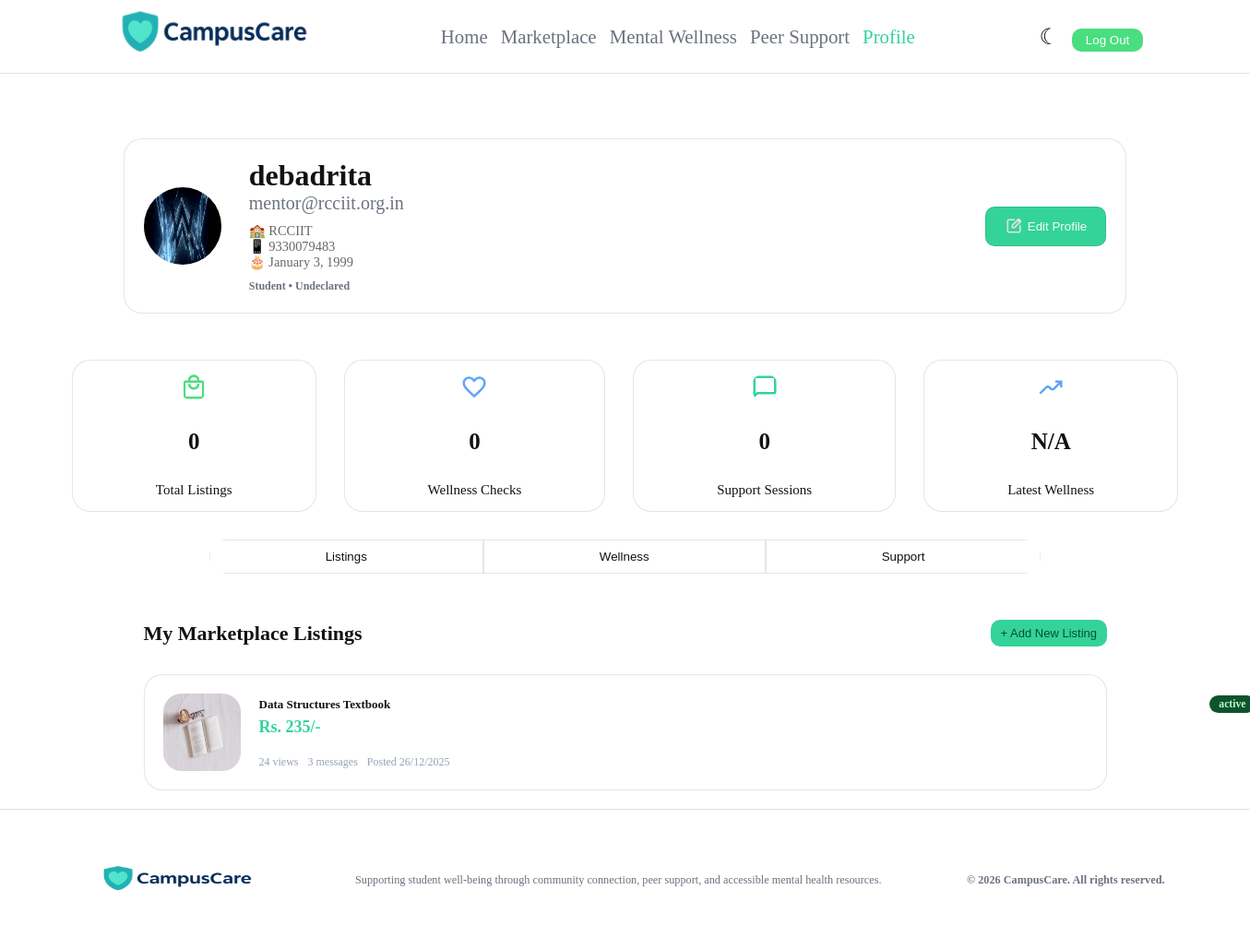
The app's page /profile.php (signed in) with its own data.
### tables this page shows
CREATE TABLE `signup_details` (
  `id` int(11) NOT NULL,
  `name` varchar(100) NOT NULL DEFAULT 'User',
  `email` varchar(25) NOT NULL,
  `password` varchar(255) NOT NULL,
  `major` varchar(100) NOT NULL DEFAULT 'Undeclared',
  `dob` date NOT NULL,
  `gender` varchar(20) NOT NULL,
  `phone` varchar(20) NOT NULL,
  `college` varchar(255) NOT NULL,
  `profile_pic` varchar(255) DEFAULT 'db.png',
  `joined_date` timestamp NOT NULL DEFAULT current_timestamp(),
  `created_at` timestamp NOT NULL DEFAULT current_timestamp(),
  `role` enum('student','mentor','admin') NOT NULL,
  `last_login` timestamp NULL DEFAULT NULL,
  `status` enum('pending','active','rejected') NOT NULL DEFAULT 'active',
  `mentor_id` int(11) DEFAULT NULL
);

### profile.php (the view, shortened to what this page needs)
<?php
try {
    $pdo = new PDO('mysql:host=127.0.0.1;dbname=campuscare;charset=utf8mb4', 'root', '');
    $pdo->setAttribute(PDO::ATTR_ERRMODE, PDO::ERRMODE_EXCEPTION);
    $stmt = $pdo->prepare('SELECT * FROM signup_details
     WHERE id = ?');
    $stmt->execute([$_SESSION['user_id']]);
    $user_data = $stmt->fetch(PDO::FETCH_ASSOC);
    $joined_date = date('n/j/Y', strtotime($user_data['joined_date'] ?? 'now'));
    $display_data = [
        'name' => $user_data['name'] ?? 'User',
        'email' => $user_data['email'],
        'year' => $user_data['year'] ?? 'Student',
        'major' => $user_data['major'] ?? 'Undeclared',
        'joined_date' => $joined_date,
        'profile_pic' => $user_data['profile_pic'] ?? 'dp.png',
        'college' => $user_data['college'] ?? 'University',
        'phone' => $user_data['phone'] ?? '',
        'gender' => $user_data['gender'] ?? '',
        'dob' => $user_data['dob'] ?? ''
    ];
    $stats = [
        'listings' => 0,
        'wellness_checks' => 0,
        'support_sessions' => 0,
        'latest_wellness' => 'N/A'
    ];
    $listings_stmt = $pdo->prepare('SELECT COUNT(*) as count FROM marketplace WHERE user_id = ?');
    $listings_stmt->execute([$_SESSION['user_id']]);
    $listings_count = $listings_stmt->fetch(PDO::FETCH_ASSOC);
    $stats['listings'] = $listings_count['count'] ?? 0;
    $listings_stmt = $pdo->prepare('SELECT * FROM marketplace WHERE user_id = ? ORDER BY posted_date DESC LIMIT 5');
    $listings_stmt->execute([$_SESSION['user_id']]);
    $user_listings = $listings_stmt->fetchAll(PDO::FETCH_ASSOC);
    if (empty($user_listings)) {
        $listings = [
            [
                'id' => 1,
                'image' => 'dsaBook.png',
                'title' => 'Data Structures Textbook',
                'price' => 'Rs. 235/-',
                'status' => 'active',
                'status_bg' => 'oklch(.393 .095 152.535)',
                'status_color' => 'oklch(.925 .084 155.995)',
                'views' => '24 views',
                'messages' => '3 messages',
                'posted_date' => date('d/m/Y', strtotime('-10 days'))
            ]
        ];
    }
} catch (PDOException $e) {
    die("Database connection failed: " . $e->getMessage());
}
$active_tab = isset($_GET['tab']) ? $_GET['tab'] : 'tab1';
?>
<!DOCTYPE html>
<html lang="en">
<head>
    <link rel="stylesheet" href="styleProfile.css">
</head>
<body>
    <header>
        <div class="logo">
            <img src="logo.png" alt="CampusCare Logo">
        </div>
        <nav class="nav">
            <a href="Home.php">Home</a>
            <a href="marketplace.php">Marketplace</a>
            <a href="wellness.php">Mental Wellness</a>
            <a href="#">Peer Support</a>
            <a href="profile.php" class="active">Profile</a>
        </nav>
        <div class="btns1">
            <button class="toggle-btn" id="theme" onclick="toggleTheme()">
                <span id="moonIcon">☾</span>
            </button>
            <a href="logout.php">
                <button id="sign_in">Log Out</button>
            </a>
        </div>
    </header>
    <div class="info">
        <img src="uploads/alan.jpg" alt="Profile picture">
        <div class="part">
            <div class="vrPart">
                <h1><?php echo htmlspecialchars($display_data['name']); ?></h1>
                <a href="mailto:<?php echo htmlspecialchars($display_data['email']); ?>">
                    <?php echo htmlspecialchars($display_data['email']); ?>
                </a>
                <div class="additional-info">
                    <?php if (!empty($display_data['college'])): ?>
                        <p>🏫 <?php echo htmlspecialchars($display_data['college']); ?></p>
                    <?php endif; ?>
                    <?php if (!empty($display_data['phone'])): ?>
                        <p>📱 <?php echo htmlspecialchars($display_data['phone']); ?></p>
                    <?php endif; ?>
                    <?php if (!empty($display_data['dob'])): ?>
                        <p>🎂 <?php echo date('F j, Y', strtotime($display_data['dob'])); ?></p>
                    <?php endif; ?>
                </div>
            </div>
            <div class="hrPart">
                <h2><?php echo htmlspecialchars($display_data['year']); ?> • <?php echo htmlspecialchars($display_data['major']); ?></h2>
            </div>
        </div>
        <div class="btn">
            <button onclick="window.location.href='edit_profile.php'" style="display: flex; justify-content: center; align-items: center; gap: 5px;">
                <img src="edit.png" style="width: 20px; height: 20px;" alt="Edit">Edit Profile
            </button>
        </div>
    </div>
    <div class="card_container">
        <div class="card">
            <img src="shopping_bag.png" alt="Listings">
            <h4><?php echo htmlspecialchars($stats['listings']); ?></h4>
            <p>Total Listings</p>
        </div>
        <div class="card">
            <img src="heart.png" alt="Wellness">
            <h4><?php echo htmlspecialchars($stats['wellness_checks']); ?></h4>
            <p>Wellness Checks</p>
        </div>
        <div class="card">
            <img src="chat.png" alt="Support">
            <h4><?php echo htmlspecialchars($stats['support_sessions']); ?></h4>
            <p>Support Sessions</p>
        </div>
        <div class="card">
            <img src="progress.png" alt="Progress">
            <h4><?php echo htmlspecialchars($stats['latest_wellness']); ?></h4>
            <p>Latest Wellness</p>
        </div>
    </div>
    <div class="tab-buttons">
        <button onclick="showTab('tab1')" class="<?php echo $active_tab === 'tab1' ? 'active' : ''; ?>">Listings</button>
        <button onclick="showTab('tab2')" class="<?php echo $active_tab === 'tab2' ? 'active' : ''; ?>">Wellness</button>
        <button onclick="showTab('tab3')" class="<?php echo $active_tab === 'tab3' ? 'active' : ''; ?>">Support</button>
    </div>
    <div class="tab-content <?php echo $active_tab === 'tab1' ? 'active' : ''; ?>" id="tab1">
        <div class="upper">
            <h1>My Marketplace Listings</h1>
            <button onclick="window.location.href='marketplace.php?action=add'">+ Add New Listing</button>
        </div>
        <div class="parts">
            <?php if (empty($listings)): ?>
                <p style="text-align: center; color: #666; padding: 40px;">No listings yet. <a href="marketplace.php?action=add">Add your first item!</a></p>
            <?php else: ?>
                <?php foreach($listings as $listing): ?>
                <div class="listCard">
                    <img src="<?php echo htmlspecialchars($listing['image']); ?>" alt="<?php echo htmlspecialchars($listing['title']); ?>">
                    <div class="vr">
                        <div class="hr1">
                            <h2><?php echo htmlspecialchars($listing['title']); ?></h2>
                            <div class="text" style="background: <?php echo $listing['status_bg']; ?>; color: <?php echo $listing['status_color']; ?>;">
                                <h3><?php echo htmlspecialchars($listing['status']); ?></h3>
                            </div>
                        </div>
                        <h4><?php echo htmlspecialchars($listing['price']); ?></h4>
                        <div class="hr2">
                            <p><?php echo htmlspecialchars($listing['views']); ?></p>
                            <p><?php echo htmlspecialchars($listing['messages']); ?></p>
                            <p>Posted <?php echo htmlspecialchars($listing['posted_date']); ?></p>
                        </div>
                    </div>
                </div>
                <?php endforeach; ?>
            <?php endif; ?>
        </div>
    </div>
    <hr>
    <footer>
        <img src="logo.png" alt="CampusCare Logo">
        <p>Supporting student well-being through community connection, peer support, and accessible mental health resources.</p>
        <h6>© <?php echo date('Y'); ?> CampusCare. All rights reserved.</h6>
    </footer>
</body>
</html>

### styleProfile.css (style rules this page uses)
:root { --bg-color: #ffffff; --text-color: #121212; --card-bg: #f5f5f5; --accent-color: #33cc99; --header-bg: rgba(255, 255, 255, 0.7); --border-color: rgba(0, 0, 0, 0.1); --card-shadow: #6b728028; --hover-text-nav: #33cc99; --profile-info-bg-color: #ffffff; }
* { margin: 0; padding: 0; box-sizing: border-box; }
body { display: flex; flex-direction: column; justify-content: center; align-items: center; text-align: center; min-height: 100vh; background-color: var(--bg-color); color: var(--text-color); transition: all 0.3s ease; }
header { display: flex; justify-content: space-evenly; align-items: center; width: 100%; height: 10vh; font-size: 1.3rem; position: fixed; top: 0px; background-color: rgba(240, 240, 240, 0.6); backdrop-filter: blur(8px); background-color: var(--header-bg); border-bottom: 1px solid var(--border-color); }
.logo img { height: 250px; width: 250px; }
.nav { display: flex; justify-content: space-evenly; align-items: center; width: 40%; }
.nav a { text-decoration: none; color: #6b7280; font-weight: 100px; }
.nav a.active { color: #34d399; }
.btns1 { display: flex; justify-content: space-evenly; width: 10%; }
#theme { background: transparent; border: none; padding: 5px; cursor: pointer; font-size: 1.5rem; color: #333; }
#sign_in { margin-top: 10px; background: #4ade80; color: #ffffff; padding: 5px 15px; border: none; border-radius: 10px; cursor: pointer; }
hr { width: 100%; opacity: 0.3; }
.info { margin: 150px 50px 50px 50px; background-color: var(--profile-info-bg-color); display: flex; justify-content: center; align-items: center; gap: 30px; padding: 21px; border: var(--border-color) solid 1px; border-radius: 20px; }
.part { display: flex; flex-direction: column; gap: 10px; margin-right: 600px; }
.vrPart { text-align: left; }
.hrPart { text-align: left; display: flex; gap: 20px; }
.vrPart h1 { color: var(--text-color); }
.vrPart a { text-decoration: none; color: #6b7280; font-size: 20px; }
img { border: none; border-radius: 100%; height: 84px; width: 84px; }
h2 { font-size: 10px; }
.hrPart h2 { font-size: 12px; color: #6b7280; }
button { background: #34d399; border: var(--border-color) solid 0.1px; border-radius: 10px; padding: 10.5px 20px; color: #f8fafc; }
.card_container { display: flex; gap: 30px; height: auto; width: auto; }
.card { background-color: var(--profile-info-bg-color); display: flex; flex-direction: column; gap: 30px; align-items: center; justify-content: center; padding: 14px 90px; border: var(--border-color) solid 1px; border-radius: 20px; }
.card img { height: 30px; width: 30px; }
.card h4 { font-size: 25px; }
.card p { font-size: 15px; }
.tab-buttons { display: flex; justify-content: center; gap: 0px; margin: 30px 0; border-radius: 20px; overflow: hidden; background-color: var(--profile-info-bg-color); }
.tab-buttons button { padding: 10px 125px; background-color: transparent; color: var(--text-color); border: var(--border-color) solid 1px; border-radius: 0px; cursor: pointer; transition: background-color 0.3s ease; }
.tab-content { padding: 20px; width: 80%; height: auto; margin: auto; text-align: left; }
.parts { display: flex; flex-direction: column; justify-content: center; gap: 15px; }
.upper { display: flex; justify-content: space-between; align-items: center; margin-bottom: 30px; }
.upper h1 { font-size: 22px; }
.upper button { background: #34d399; color: #064e3b; border: none; border-radius: 10px; font-size: 13px; padding: 7px 10.5px; }
.listCard { display: flex; align-items: center; background-color: var(--profile-info-bg-color); padding: 20px; border: var(--border-color) solid 1px; border-radius: 20px; gap: 20px; }
.listCard img { border: none; border-radius: 20px; }
.vr h4 { font-size: 18px; color: #34d399; margin-bottom: 15px; }
.hr1 h2 { font-size: 13px; }
.hr1 { display: flex; justify-content: space-between; align-items: center; width: 135vh; }
.text { border-radius: 20px; font-size: 10px; width: fit-content; padding: 3px 10px; }
.hr2 { display: flex; gap: 10px; color: #94a3b8; font-size: 12px; }
.vr { display: flex; flex-direction: column; gap: 5px; }
.tab-content { display: none; }
.tab-content.active { display: block; }
footer { display: flex; justify-content: space-evenly; align-items: center; color: #6b7280; width: 100%; }
footer img { width: 200px; height: 150px; }
footer p { font-size: 12.25px; }
footer h6 { font-size: 12.25px; }
#theme { color: var(--text-color); }

### records on screen
signup_details: name "debadrita", email "mentor@rcciit.org.in", college "RCCIIT", phone "9330079483", dob "January 3, 1999", major "Undeclared"

### other values on screen
$display_data['year'] "Student"
$stats['listings'] "0"
$stats['wellness_checks'] "0"
$stats['support_sessions'] "0"
$stats['latest_wellness'] "N/A"
$listing['title'] "Data Structures Textbook"
$listing['status'] "active"
$listing['price'] "Rs. 235/-"
$listing['views'] "24 views"
$listing['messages'] "3 messages"
$listing['posted_date'] "26/12/2025"
